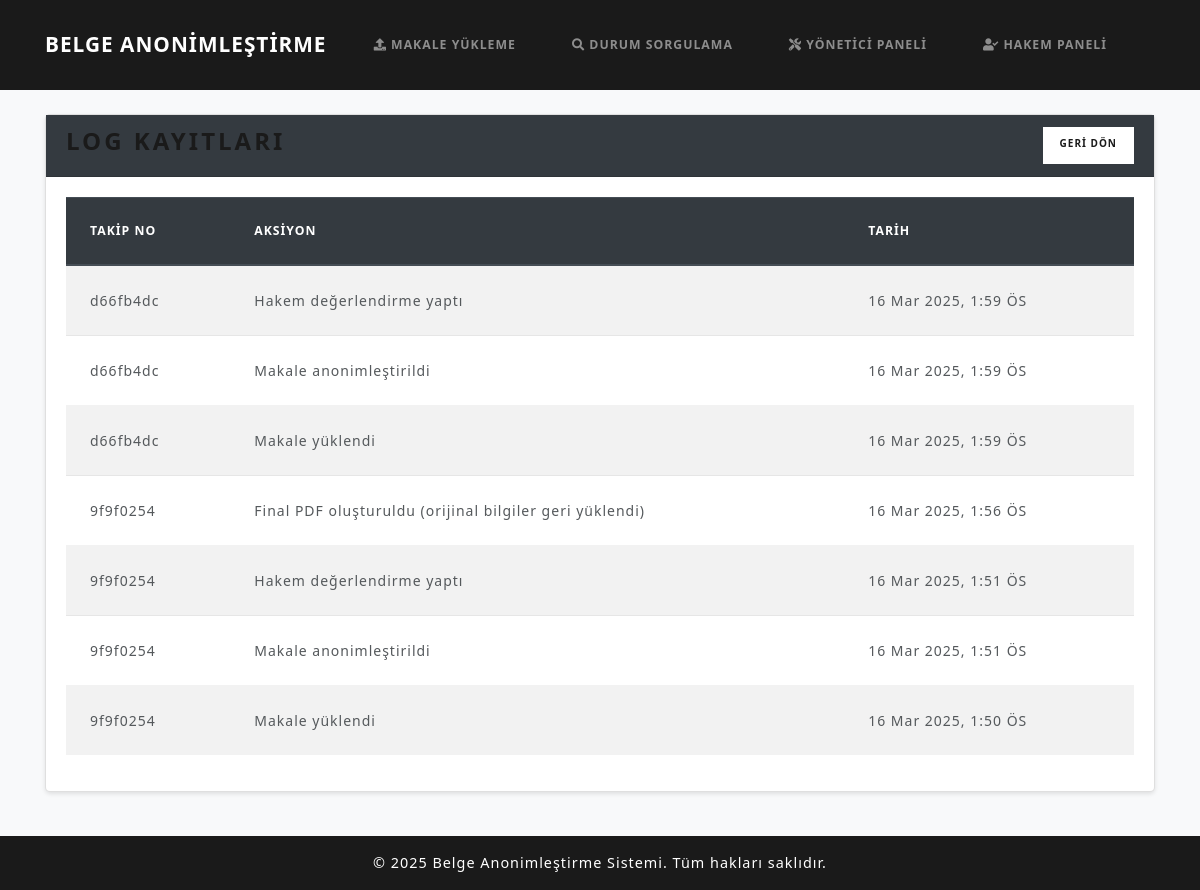
The page /makalesistemi/yonetici/logs/ on the database its author committed.
### papers/models.py (models this page shows, shortened)
class Log(models.Model):
    submission = models.ForeignKey(Submission, on_delete=models.CASCADE)
    action = models.CharField(max_length=200)
    timestamp = models.DateTimeField(default=timezone.now)

class Submission(models.Model):
    tracking_number = models.CharField(max_length=50, unique=True)
    email_hash = models.CharField(max_length=64)
    encrypted_filename = models.TextField(null=True, blank=True)
    original_pdf = models.FileField(upload_to='uploads/')
    revised_pdf = models.FileField(upload_to='uploads/', null=True, blank=True)
    anonymized_pdf = models.FileField(upload_to='anonymized/', null=True, blank=True)
    final_pdf = models.FileField(upload_to='final/', null=True, blank=True)
    extracted_keywords = models.TextField(blank=True, null=True)
    subtopics = models.ManyToManyField(Subtopic, blank=True, related_name='submissions')
    status = models.CharField(max_length=50, choices=STATUS_CHOICES, default='Gönderildi')
    review = models.TextField(null=True, blank=True)
    reviewer = models.ForeignKey(Reviewer, null=True, blank=True, on_delete=models.SET_NULL)
    timestamp = models.DateTimeField(default=timezone.now)
    reviewed_pdf = models.FileField(upload_to='reviewed/', null=True, blank=True)  # Yeni alan
    anonymized_data = models.TextField(null=True, blank=True)
    restored = models.BooleanField(default=False)

### papers/views.py (the view)
# urls.py: path('makalesistemi/yonetici/logs/', views.editor_logs, name='editor_logs'),
def editor_logs(request):
    logs = Log.objects.all().order_by('-timestamp')
    return render(request, 'editor_logs.html', {'logs': logs})

### templates/editor_logs.html
{% extends 'base.html' %}
{% block content %}
<div class="card">
  <div class="card-header bg-dark text-white d-flex justify-content-between">
    <h3>Log Kayıtları</h3>
    <a href="{% url 'editor_dashboard' %}" class="btn btn-light btn-sm">GERİ DÖN</a>
  </div>
  <div class="card-body">
    {% if logs %}
    <div class="table-responsive">
      <table class="table table-striped">
        <thead class="thead-dark">
          <tr>
            <th>Takip No</th>
            <th>Aksiyon</th>
            <th>Tarih</th>
          </tr>
        </thead>
        <tbody>
          {% for log in logs %}
          <tr>
            <td>{{ log.submission.tracking_number }}</td>
            <td>{{ log.action }}</td>
            <td>{{ log.timestamp|date:"d M Y, g:i A" }}</td>
          </tr>
          {% endfor %}
        </tbody>
      </table>
    </div>
    {% else %}
    <p>Log kaydı bulunamadı.</p>
    {% endif %}
  </div>
</div>
{% endblock %}

### static/css/style.css (style rules this page uses)
html, body { height: 100%; margin: 0; padding: 0; background-color: #f8f9fa; font-family: "Segoe UI", Tahoma, Geneva, Verdana, sans-serif; }
.card { margin-bottom: 20px; border-radius: 5px; box-shadow: 0 2px 4px rgba(0, 0, 0, 0.1); }

### rows shown on the page
Log: submission.tracking_number "d66fb4dc", action "Hakem değerlendirme yaptı", timestamp "16 Mar 2025, 1:59 ÖS"
Log: submission.tracking_number "d66fb4dc", action "Makale anonimleştirildi", timestamp "16 Mar 2025, 1:59 ÖS"
Log: submission.tracking_number "d66fb4dc", action "Makale yüklendi", timestamp "16 Mar 2025, 1:59 ÖS"
Log: submission.tracking_number "9f9f0254", action "Final PDF oluşturuldu (orijinal bilgiler geri yüklendi)", timestamp "16 Mar 2025, 1:56 ÖS"
Log: submission.tracking_number "9f9f0254", action "Hakem değerlendirme yaptı", timestamp "16 Mar 2025, 1:51 ÖS"
Log: submission.tracking_number "9f9f0254", action "Makale anonimleştirildi", timestamp "16 Mar 2025, 1:51 ÖS"
Log: submission.tracking_number "9f9f0254", action "Makale yüklendi", timestamp "16 Mar 2025, 1:50 ÖS"
